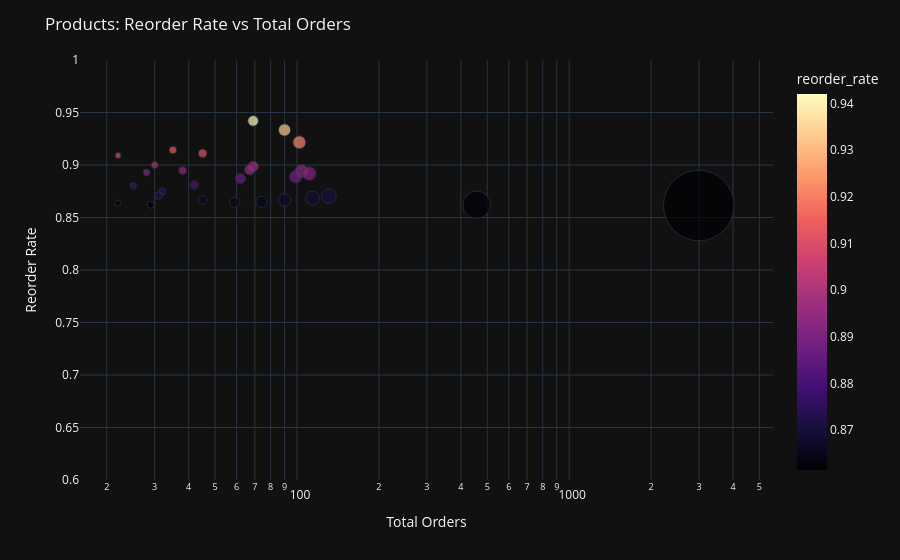

The cell this chart's notebook holds for it:
### Code cell
import plotly.express as px

fig = px.scatter(
    product_loyalty,
    x="total",
    y="reorder_rate",
    size="total",
    color="reorder_rate",
    hover_name="product_name",
    color_continuous_scale="magma",
    size_max=50,
)

fig.update_layout(
    title="Products: Reorder Rate vs Total Orders",
    xaxis_title="Total Orders",
    yaxis_title="Reorder Rate",
    yaxis=dict(range=[0.6, 1]),
    xaxis_type="log"
)

fig.show()

### Figure 1 — Plotly figure (JSON) as saved in the notebook; plotly's stock layout.template omitted (floating-point values rounded to 4 significant figures)
{"data": [{"hovertemplate": "<b>%{hovertext}</b><br><br>total=%{marker.size}<br>reorder_rate=%{marker.color}<extra></extra>", "hovertext": ["Raw Veggie Wrappers", "Serenity Ultimate Extrema Overnight Pads", "Chocolate Love Bar", "Soy Powder Infant Formula", "Simply Sleep Nighttime Sleep Aid", "Energy Shot, Grape Flavor", "Russian River Valley Reserve Pinot Noir", "Bars Peanut Butter", "Soy Crisps Lightly Salted", "High Gravity Lager", "Maca Buttercups", "Almond Orgeat Syrup", "Benchbreak Chardonnay", "Organic Blueberry B Mega", "Sparking Water", "Very Rare Blended  Scotch Whisky", "Amazake Almond Shake", "Steamfresh Garlic Parm Peas", "Pure Zero", "Obsidian Stout", "Fragrance Free Clay with Natural Odor Eliminator Cat Litter", "Thousand Island Salad Snax", "Peanut Butter Honey Spread", "Classic Carbonated Natural Mineral Water", "G Series Orange Sports Drink", "Gourmet French Roast Ground Coffee", "Porter", "Real2 Alkalized Water 500 ml", "Jet Fuel Dark Roast Whole Bean Coffee", "Half And Half Ultra Pasteurized"], "legendgroup": "", "marker": {"color": [0.942, 0.9333, 0.9216, 0.9143, 0.9111, 0.9091, 0.9, 0.8986, 0.8955, 0.8947, 0.8942, 0.8929, 0.8919, 0.8889, 0.8871, 0.881, 0.88, 0.875, 0.871, 0.871, 0.8702, 0.8684, 0.8667, 0.8667, 0.8649, 0.8644, 0.8636, 0.8621, 0.8621, 0.8614], "coloraxis": "coloraxis", "size": [69, 90, 102, 35, 45, 22, 30, 69, 67, 38, 104, 28, 111, 99, 62, 42, 25, 32, 31, 31, 131, 114, 45, 90, 74, 59, 22, 457, 29, 2995], "sizemode": "area", "sizeref": 1.198, "symbol": "circle"}, "mode": "markers", "name": "", "orientation": "v", "showlegend": false, "x": [69, 90, 102, 35, 45, 22, 30, 69, 67, 38, 104, 28, 111, 99, 62, 42, 25, 32, 31, 31, 131, 114, 45, 90, 74, 59, 22, 457, 29, 2995], "xaxis": "x", "y": [0.942, 0.9333, 0.9216, 0.9143, 0.9111, 0.9091, 0.9, 0.8986, 0.8955, 0.8947, 0.8942, 0.8929, 0.8919, 0.8889, 0.8871, 0.881, 0.88, 0.875, 0.871, 0.871, 0.8702, 0.8684, 0.8667, 0.8667, 0.8649, 0.8644, 0.8636, 0.8621, 0.8621, 0.8614], "yaxis": "y", "type": "scatter"}], "layout": {"xaxis": {"anchor": "y", "domain": [0.0, 1.0], "title": {"text": "Total Orders"}, "type": "log"}, "yaxis": {"anchor": "x", "domain": [0.0, 1.0], "title": {"text": "Reorder Rate"}, "range": [0.6, 1]}, "coloraxis": {"colorbar": {"title": {"text": "reorder_rate"}}, "colorscale": [[0.0, "#000004"], [0.1111, "#180f3d"], [0.2222, "#440f76"], [0.3333, "#721f81"], [0.4444, "#9e2f7f"], [0.5556, "#cd4071"], [0.6667, "#f1605d"], [0.7778, "#fd9668"], [0.8889, "#feca8d"], [1.0, "#fcfdbf"]]}, "legend": {"tracegroupgap": 0, "itemsizing": "constant"}, "margin": {"t": 60}, "title": {"text": "Products: Reorder Rate vs Total Orders"}}}
